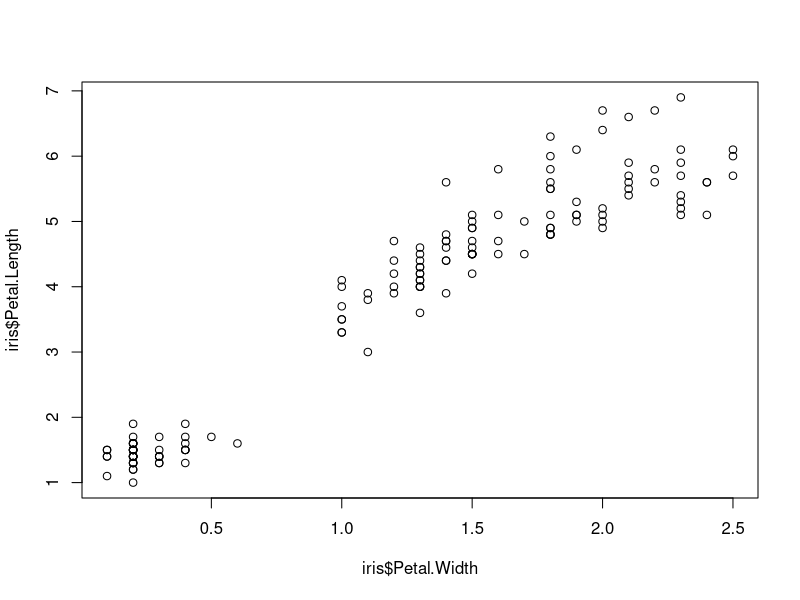
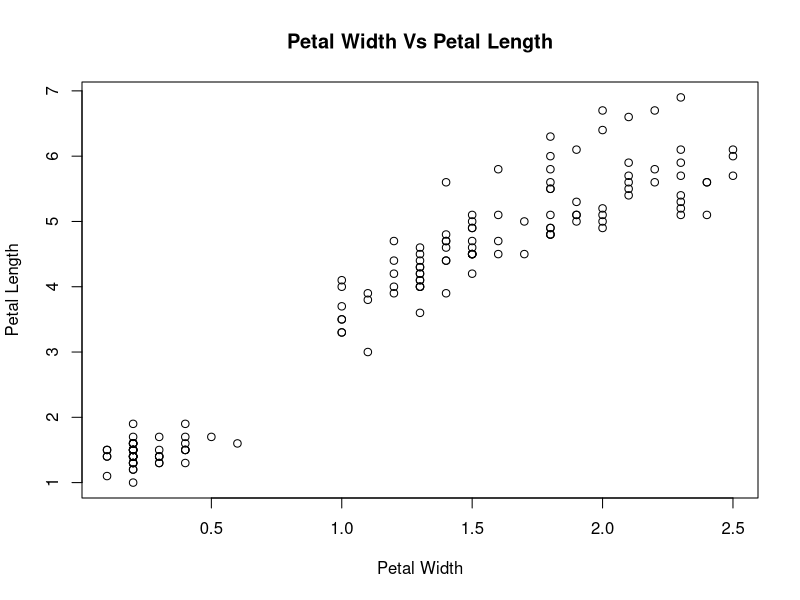
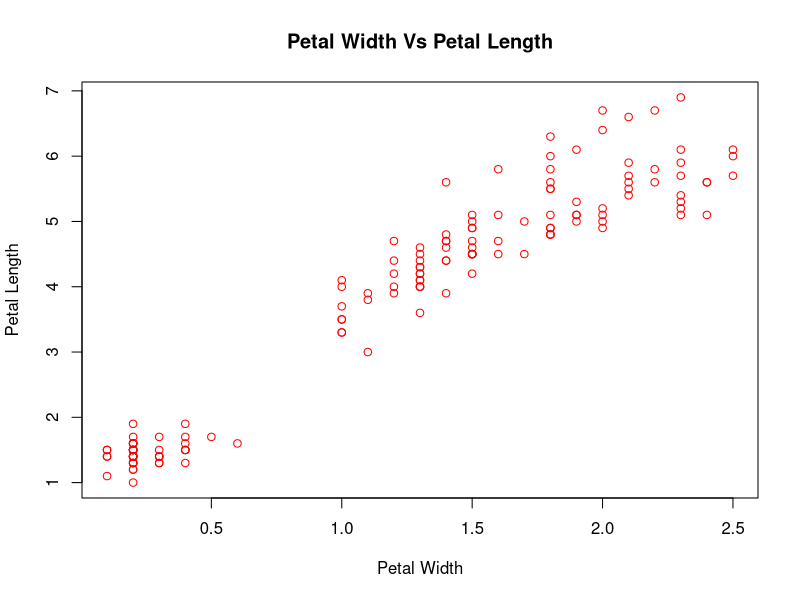
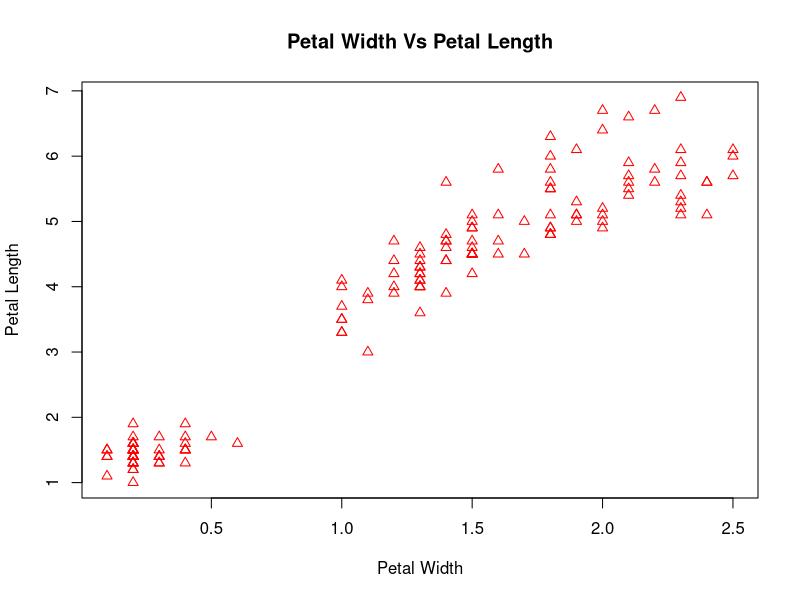
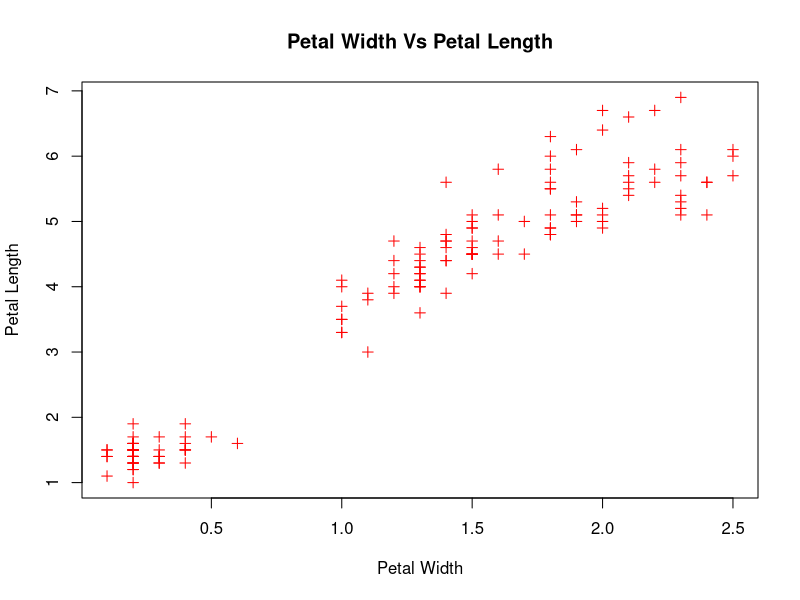
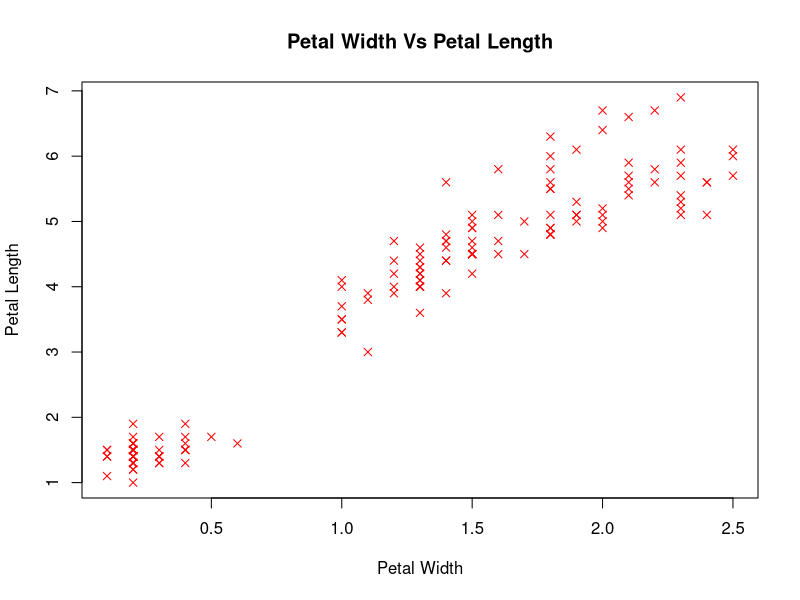
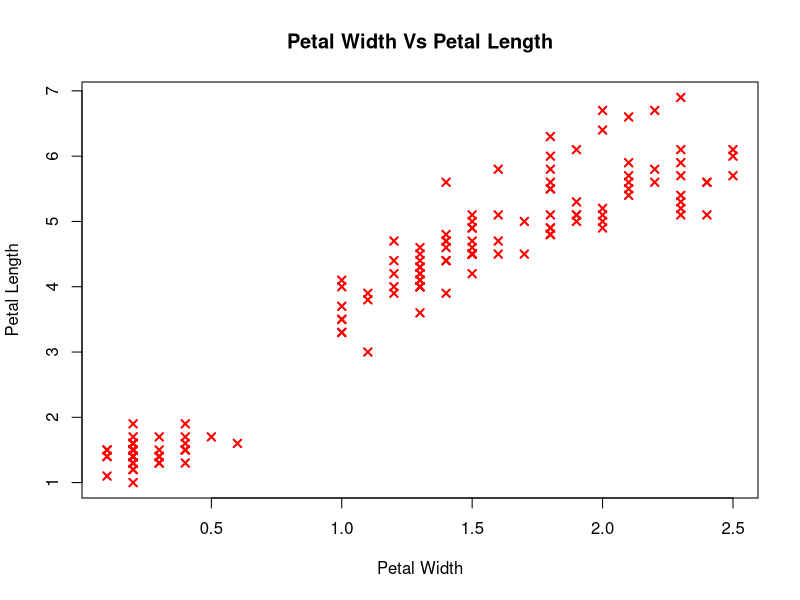
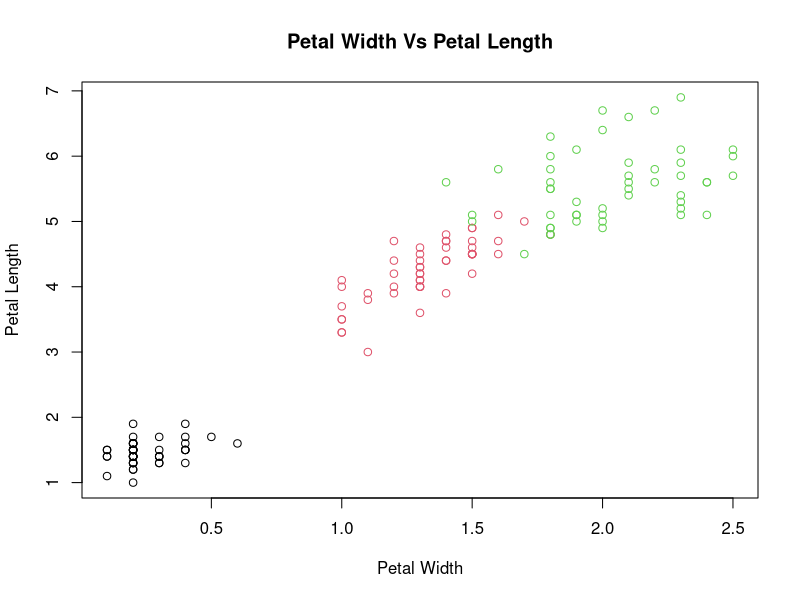

These figures' R source, in order:

# Base Plotting
# Using plot() to study continous variables

ir<-iris
dim(iris)
str(iris)
plot(x=iris$Petal.Width,y=iris$Petal.Length)

# Adding xlabels,ylabels and title
plot(x=ir$Petal.Width,y=ir$Petal.Length, main=c("Petal Width Vs Petal Length"),
     xlab=c("Petal Width"), ylab=c("Petal Length"))

# Adding colours
plot(x=ir$Petal.Width,y=ir$Petal.Length, main=c("Petal Width Vs Petal Length"),
     xlab=c("Petal Width"), ylab=c("Petal Length"),col="red")

#Adding different plotting symbol
plot(x=ir$Petal.Width,y=ir$Petal.Length, main=c("Petal Width Vs Petal Length"),
     xlab=c("Petal Width"), ylab=c("Petal Length"),col="red",pch=2)


plot(x=ir$Petal.Width,y=ir$Petal.Length, main=c("Petal Width Vs Petal Length"),
     xlab=c("Petal Width"), ylab=c("Petal Length"),col="red",pch=3)

plot(x=ir$Petal.Width,y=ir$Petal.Length, main=c("Petal Width Vs Petal Length"),
     xlab=c("Petal Width"), ylab=c("Petal Length"),col="red",pch=4)

# Adding more option
plot(x=ir$Petal.Width,y=ir$Petal.Length, main=c("Petal Width Vs Petal Length"),
     xlab=c("Petal Width"), ylab=c("Petal Length"),col="red",pch=4,lwd=2)


# Making conditional bivariate plot
# Seeing relationship across different species

plot(x=ir$Petal.Width,y=ir$Petal.Length,main=c("Petal Width Vs Petal Length"),
     xlab=c("Petal Width"),ylab=c("Petal Length"),col=ir$Species)

# Different symbols for different species

plot(x=ir$Petal.Width,y=ir$Petal.Length,main=c("Petal Width Vs Petal Length"),
     xlab=c("Petal Width"),ylab=c("Petal Length"),col="red",pch=as.numeric(ir$Species))

# Changing the size of the points for different species

plot(x=ir$Petal.Width,y=ir$Petal.Length,main=c("Petal Width Vs Petal Length"),
     xlab=c("Petal Width"),ylab=c("Petal Length"),cex=as.numeric(ir$Species))

# Simultaniously changing the size and colour for different species
plot(x=ir$Petal.Width,y=ir$Petal.Length,main=c("Petal Width Vs Petal Length"),
     xlab=c("Petal Width"),ylab=c("Petal Length"),cex=as.numeric(ir$Species),col=ir$Species)

# Adding legends
plot(x=ir$Petal.Width,y=ir$Petal.Length,main=c("Petal Width Vs Petal Length"),
     xlab=c("Petal Width"),ylab=c("Petal Length"),pch=as.numeric(ir$Species),col=ir$Species)

legend(0.2,7,c("setosa","versicolor","virginica"),pch=1:3)

# Studying univariate plots: boxplot(),hist()
# Box plots
boxplot(ir$Petal.Length)
summary(ir$Petal.Length)# Mean< Median : negatively skewed

boxplot(ir$Sepal.Width)
summary(ir$Sepal.Width)# Mean > Median : positively skewed

# Improving the asethetics of the boxplot 
boxplot(ir$Petal.Length,col="red",main="Distribution of petal length")

# Plotting sepal width(continious variable) across all the species(categorical variable)
plot(x=ir$Species,y=ir$Sepal.Width,xlab="Species",ylab="Sepal Width",
     main="Sepal Width across Species")

# Histogram: used to visualize the count of a continious variable
# hist():function used
# breaks:the number of bins
# label: labels the frequency of each bin
# xlim: sets the range for x-axis

hist(ir$Sepal.Width,col="orange")
hist(ir$Sepal.Width,col="orange",labels = TRUE)
hist(ir$Sepal.Width,col="orange",freq = FALSE)
hist(ir$Sepal.Width,col="orange",freq = FALSE,labels = TRUE)
lines(density(ir$Sepal.Width))

# Displaying more than one plot : par(), mfrow()

# Adding multiple plots in single plotting window
par(mfrow=c(1,2))
plot(x=ir$Species,y=ir$Sepal.Width,xlab="Species",ylab="Sepal Width across species",
     col="red")
plot(x=ir$Species,y=ir$Sepal.Length,xlab="Species",ylab="Sepal Length across species",
     col="red")
dev.off() # Return to default state


## GGPLOT2()
# Grammer of graphics: Aesthetic mapping,Geom,Stastical transformation,coordinate system and scales
# Setting aesthetic mapping
# p<- ggplot(ch,aes(x=variable to be mapped to x axis,y= variable to be mapped
#      on y axis,colour=variable by which the color should change...etc...))
# p+geom_type of geometry(stat="stastical transformation of data")

setwd("C:\\Git\\Data_Visualization_with_R")
dm<- read.csv("dm.csv")
names(dm)
library(ggplot2)
# Direct marketing data

#Understanding the relationship between Salary and Amount Spent
p<- ggplot(dm,aes(x=Salary,y=AmountSpent))
p+geom_point()

# Understand the conditional relationship based on gender
p+geom_point(aes(colour=Gender))

# Improving the aesthetics
p+geom_point(aes(colour=Gender))+xlab("Salary in $")+ylab("Expenditure in $")

# Histogram
p<- ggplot(dm,aes(x=AmountSpent))
p+geom_histogram()

# Understanding gender wise distribution
p+geom_histogram(aes(fill=Gender))
# Modifying the position
p+geom_histogram(aes(fill=Gender),position = "dodge")

# Alternative is faceted graphs
p+geom_histogram(aes(fill=Gender))+facet_grid(Gender~.)

# Polishing the graph
p+geom_histogram(aes(fill=Gender,colour=Gender),alpha=0.3)+facet_grid(Gender~.)

# Boxplot
p<- ggplot(dm,aes(x=Gender,y=AmountSpent,fill=Gender))
p+geom_boxplot()

# Density plot
options(scipen=999)
p<-ggplot(dm,aes(x=AmountSpent))
p+geom_density()


# Conditional density plot
p+geom_density(aes(fill=Gender))

#Improving the plot
p+geom_density(aes(fill=Gender,colour=Gender),alpha=0.4)

# Understanding bivariate counts: 2d bivariate plots, 2d heatmaps
p<-ggplot(dm,aes(x=Salary,y=AmountSpent))
p+geom_bin2d()



# Visualize Heart Disease dataset
# Set the working directory
setwd("C:\\Git\\Data_Visualization_with_R")

# Read the data set
HD<- read.csv("case_study_heart_disease_data_set.csv")
head(HD)
str(HD)

# Checking and changing the data types
HD$Sex <-as.factor(HD$Sex)
HD$cp<- as.factor(HD$cp)
HD$fbs<-as.factor(HD$fbs)
HD$restecg<-as.factor(HD$restecg)
HD$exang<-as.factor(HD$exang)
HD$slope<- as.factor(HD$slope)
HD$num<- as.factor(HD$num)
HD$DV<- as.factor(HD$DV)

names(HD)
# Resting blood pressure
p<-ggplot(HD,aes(x=trestbps))
p+geom_histogram(aes(fill=as.factor(DV)),position = "dodge")+facet_grid(Sex+thal~cp+exang)

# Categorical variable in the chart:
# Gender+summary of heart condition("3"=normal,"6"=fixed defect,"7"=reversible defect)
# chest pain type + exang(Indicator of whether the angina is exercise induced ("1"=yes, "0"=no))

# Boxplots

# Relation of: Resting blood pressure (in mm Hg on admission to the hospital)
# across Gender and chest pain type

p<-ggplot(HD,aes(y=trestbps,x=as.factor(DV),fill=as.factor(DV)))
p+geom_boxplot()+facet_grid(Sex~cp)






